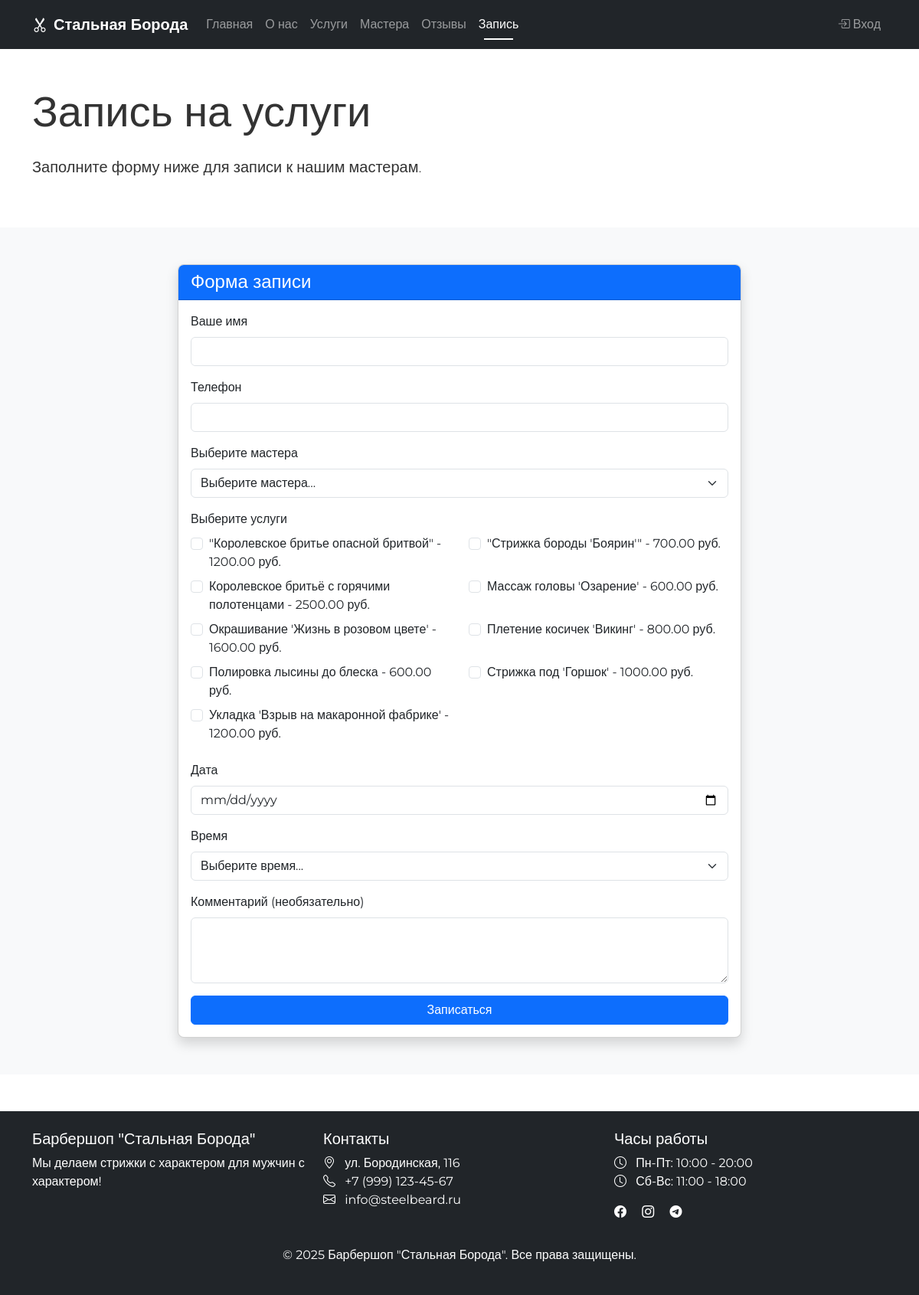
The page /booking/ on the database its author committed.
### core/models.py (models this page shows, shortened)
class Service(models.Model):
    name = models.CharField(max_length=200, verbose_name="Название", db_index=True)  # индекс на название
    description = models.TextField(blank=True, verbose_name="Описание")
    price = models.DecimalField(max_digits=10, decimal_places=2, verbose_name="Цена")
    duration = models.PositiveIntegerField(verbose_name="Длительность", help_text="Время выполнения в минутах")
    is_popular = models.BooleanField(default=False, verbose_name="Популярная услуга", db_index=True)  # индекс на популярность
    image = models.ImageField(upload_to="services/", blank=True, verbose_name="Изображение")
    class Meta:
        verbose_name = "Услуга"
        verbose_name_plural = "Услуги"
        ordering = ['name']
        indexes = [
            models.Index(fields=['price', 'is_popular'], name='service_price_popular_idx'),
        ]

### core/views.py (the view)
# urls.py: path('booking/', views.booking, name='booking'),
def booking(request):
    master_id = request.GET.get('master_id')
    master = None
    master_services = None
    if master_id:
        try:
            master = Master.objects.get(id=master_id)
            master_services = master.services.all()
        except Master.DoesNotExist:
            master = None
    all_services = Service.objects.all()
    all_masters = Master.objects.filter(is_active=True)
    today = datetime.date.today()
    min_date = today.strftime('%Y-%m-%d')
    context = {
        'master': master,
        'master_services': master_services,
        'all_services': all_services,
        'all_masters': all_masters,
        'min_date': min_date,
    }
    return render(request, 'core/booking.html', context)

### core/context_processors.py (called while the page is built)
def common_context(request):
    context = {
        'masters': Master.objects.filter(is_active=True),
        'services': Service.objects.all(),
    }
    return context

### templates/core/booking.html (shortened to what this page needs)
{% extends 'base.html' %}
{% block content %}
<div class="container py-5">
    <h1 class="display-4 mb-4">Запись на услуги</h1>
    <p class="lead">Заполните форму ниже для записи к нашим мастерам.</p>
</div>
<section id="booking" class="py-5 bg-light">
    <div class="container">
        <div class="row justify-content-center">
            <div class="col-md-8">
                <div class="card shadow">
                    <div class="card-header bg-primary text-white">
                        <h4 class="mb-0">Форма записи</h4>
                    </div>
                    <div class="card-body">
                        <form id="booking-form" action="{% url 'thanks' %}" method="post">
                            <div class="mb-3">
                                <label for="clientName" class="form-label">Ваше имя</label>
                                <input type="text" class="form-control" id="clientName" name="client_name" required>
                            </div>
                            <div class="mb-3">
                                <label for="clientPhone" class="form-label">Телефон</label>
                                <input type="tel" class="form-control" id="clientPhone" name="phone" required>
                            </div>
                            <div class="mb-3">
                                <label for="masterSelect" class="form-label">Выберите мастера</label>
                                <select class="form-select" id="masterSelect" name="master_id" required>
                                    <option value="" {% if not master %}selected{% endif %} disabled>Выберите мастера...</option>
                                </select>
                            </div>
                            <div class="mb-3">
                                <label class="form-label">Выберите услуги</label>
                                <div id="services-container" class="row">
                                    {% if master_services %}
                                        {% for service in master_services %}
                                        <div class="col-md-6">
                                            <div class="form-check mb-2">
                                                <input class="form-check-input" type="checkbox" name="services[]"
                                                       value="{{ service.id }}" id="service{{ service.id }}">
                                                <label class="form-check-label" for="service{{ service.id }}">
                                                    {{ service.name }} - {{ service.price }} руб.
                                                </label>
                                            </div>
                                        </div>
                                        {% endfor %}
                                    {% else %}
                                        {% for service in all_services %}
                                        <div class="col-md-6">
                                            <div class="form-check mb-2">
                                                <input class="form-check-input" type="checkbox" name="services[]"
                                                       value="{{ service.id }}" id="service{{ service.id }}">
                                                <label class="form-check-label" for="service{{ service.id }}">
                                                    {{ service.name }} - {{ service.price }} руб.
                                                </label>
                                            </div>
                                        </div>
                                        {% endfor %}
                                    {% endif %}
                                </div>
                            </div>
                            <div class="mb-3">
                                <label for="bookingDate" class="form-label">Дата</label>
                                <input type="date" class="form-control" id="bookingDate" name="appointment_date" required min="{{ min_date }}">
                            </div>
                            <div class="mb-3">
                                <label for="bookingTime" class="form-label">Время</label>
                                <select class="form-select" id="bookingTime" name="appointment_time" required>
                                    <option value="" selected disabled>Выберите время...</option>
                                </select>
                            </div>
                            <div class="mb-3">
                                <label for="comment" class="form-label">Комментарий (необязательно)</label>
                                <textarea class="form-control" id="comment" name="comment" rows="3"></textarea>
                            </div>
                            <button type="submit" class="btn btn-primary w-100">Записаться</button>
                        </form>
                    </div>
                </div>
            </div>
        </div>
    </div>
</section>
{% endblock %}

### templates/base.html (shortened to what this page needs)
<!DOCTYPE html>
<html lang="ru" class="h-100">
<head>
    <link href="https://cdn.jsdelivr.net/npm/bootstrap@5.3.0-alpha1/dist/css/bootstrap.min.css" rel="stylesheet">
    <link rel="stylesheet" href="https://cdn.jsdelivr.net/npm/bootstrap-icons@1.11.0/font/bootstrap-icons.css">
    {% load static %}
    <link rel="stylesheet" href="{% static 'css/main.css' %}">
    <link rel="stylesheet" href="https://code.jquery.com/ui/1.13.2/themes/base/jquery-ui.css">
</head>
<body class="d-flex flex-column h-100">
    <header>
        {% block header %}
        <nav class="navbar navbar-expand-lg navbar-dark bg-dark">
            <div class="container">
                <a class="navbar-brand" href="{% url 'landing' %}">
                    <i class="bi bi-scissors me-2"></i>Стальная Борода
                </a>
                <div class="collapse navbar-collapse" id="navbarNav">
                    <ul class="navbar-nav me-auto mb-2 mb-lg-0">
                        <li class="nav-item">
                            <a class="nav-link {% if request.path == '/' %}active{% endif %}" href="{% url 'landing' %}">Главная</a>
                        </li>
                        <li class="nav-item">
                            <a class="nav-link" href="{% url 'landing' %}#about">О нас</a>
                        </li>
                        <li class="nav-item">
                            <a class="nav-link {% if request.path == '/services/' %}active{% endif %}" href="{% url 'services' %}">Услуги</a>
                        </li>
                        <li class="nav-item">
                            <a class="nav-link" href="{% url 'landing' %}#masters">Мастера</a>
                        </li>
                        <li class="nav-item">
                            <a class="nav-link" href="{% url 'landing' %}#reviews">Отзывы</a>
                        </li>
                        <li class="nav-item">
                            <a class="nav-link {% if request.path == '/booking/' %}active{% endif %}" href="{% url 'booking' %}">Запись</a>
                        </li>
                    </ul>
                    <ul class="navbar-nav ml-auto">
                        {% if user.is_authenticated %}
                            {% if user.is_staff %}
                            <li class="nav-item">
                                <a class="nav-link {% if request.path == '/orders/' %}active{% endif %}" href="{% url 'orders_list' %}">
                                    <i class="bi bi-list-ul me-1"></i>Заявки
                                </a>
                            </li>
                            <li class="nav-item dropdown">
                                <a class="nav-link dropdown-toggle" href="#" role="button" data-bs-toggle="dropdown" aria-expanded="false">
                                    <i class="bi bi-plus-circle me-1"></i>Создать
                                </a>
                                <ul class="dropdown-menu dropdown-menu-end">
                                    <li><a class="dropdown-item" href="{% url 'service_create' %}">
                                        <i class="bi bi-scissors me-2"></i>Услугу
                                    </a></li>
                                    <li><a class="dropdown-item" href="{% url 'master_create' %}">
                                        <i class="bi bi-person-plus me-2"></i>Мастера
                                    </a></li>
                                </ul>
                            </li>
                            {% endif %}
                            <li class="nav-item dropdown">
                                <a class="nav-link dropdown-toggle" href="#" role="button" data-bs-toggle="dropdown" aria-expanded="false">
                                    <i class="bi bi-person-circle me-1"></i>{{ user.username }}
                                </a>
                                <ul class="dropdown-menu dropdown-menu-end">
                                    {% if user.is_staff %}
                                    <li>
                                        <a class="dropdown-item" href="{% url 'admin:index' %}">
                                            <i class="bi bi-gear me-2"></i>Админка
                                        </a>
                                    </li>
                                    <li><hr class="dropdown-divider"></li>
                                    {% endif %}
                                    <li>
                                        <form method="post" action="{% url 'logout' %}">
                                            {% csrf_token %}
                                            <button type="submit" class="dropdown-item">
                                                <i class="bi bi-box-arrow-right me-2"></i>Выйти
                                            </button>
                                        </form>
                                    </li>
                                </ul>
                            </li>
                        {% else %}
                            <li class="nav-item">
                                <a class="nav-link" href="{% url 'login' %}">
                                    <i class="bi bi-box-arrow-in-right me-1"></i>Вход
                                </a>
                            </li>
                        {% endif %}
                    </ul>
                </div>
            </div>
        </nav>
        {% endblock %}
    </header>
    <main class="flex-shrink-0">
        {% block content %}{% endblock %}
    </main>
   <footer class="footer mt-5 bg-dark text-white py-4">
    {% block footer %}
        <div class="container">
            <div class="row">
                <div class="col-md-4 mb-3">
                    <h5 class="footer-heading">Барбершоп "Стальная Борода"</h5>
                    <p>Мы делаем стрижки с характером для мужчин с характером!</p>
                </div>
                <div class="col-md-4 mb-3">
                    <h5 class="footer-heading">Контакты</h5>
                    <ul class="list-unstyled footer-contacts">
                        <li><i class="bi bi-geo-alt me-2"></i> ул. Бородинская, 116</li>
                        <li><i class="bi bi-telephone me-2"></i> +7 (999) 123-45-67</li>
                        <li><i class="bi bi-envelope me-2"></i> info@steelbeard.ru</li>
                    </ul>
                </div>
                <div class="col-md-4 mb-3">
                    <h5 class="footer-heading">Часы работы</h5>
                    <ul class="list-unstyled footer-hours">
                        <li><i class="bi bi-clock me-2"></i> Пн-Пт: 10:00 - 20:00</li>
                        <li><i class="bi bi-clock me-2"></i> Сб-Вс: 11:00 - 18:00</li>
                    </ul>
                    <div class="mt-3 footer-social">
                        <a href="#" class="text-white me-3"><i class="bi bi-facebook"></i></a>
                        <a href="#" class="text-white me-3"><i class="bi bi-instagram"></i></a>
                        <a href="#" class="text-white me-3"><i class="bi bi-telegram"></i></a>
                    </div>
                </div>
            </div>
            <div class="row mt-3">
                <div class="col text-center">
                    <p class="footer-copyright">&copy; {% now "Y" %} Барбершоп "Стальная Борода". Все права защищены.</p>
                </div>
            </div>
        </div>
    {% endblock %}
</footer>
    {% load static %}
</body>
</html>
</html>

### static/css/main.css (style rules this page uses)
body { font-family: 'Montserrat', sans-serif; color: #333; min-height: 100vh !important; display: flex !important; flex-direction: column !important; }
section { padding: 4rem 0; }
.navbar { transition: all 0.3s ease; }
.card { transition: transform 0.3s ease, box-shadow 0.3s ease; border-radius: 10px; overflow: hidden; }
.card { border-radius: 8px; box-shadow: 0 4px 12px rgba(0, 0, 0, 0.08); transition: all 0.3s ease; overflow: hidden; }
section { padding: 80px 0; }
section:nth-child(even) { background-color: #f8f9fa; }
.navbar { padding: 12px 0; transition: all 0.3s ease; }
.navbar-brand { font-weight: 600; }
.navbar-nav .nav-link { padding-left: 15px; padding-right: 15px; font-weight: 500; position: relative; }
.navbar-nav .nav-link.active:after { content: ''; position: absolute; bottom: 0; left: 15px; right: 15px; height: 2px; background: #fff; }

### rows shown on the page
Service: name "\"Королевское бритье опасной бритвой\"", price "1200.00"
Service: name "\"Стрижка бороды 'Боярин'\"", price "700.00"
Service: name "Королевское бритьё с горячими полотенцами", price "2500.00"
Service: name "Массаж головы 'Озарение'", price "600.00"
Service: name "Окрашивание 'Жизнь в розовом цвете'", price "1600.00"
Service: name "Плетение косичек 'Викинг'", price "800.00"
Service: name "Полировка лысины до блеска", price "600.00"
Service: name "Стрижка под 'Горшок'", price "1000.00"
Service: name "Укладка 'Взрыв на макаронной фабрике'", price "1200.00"
